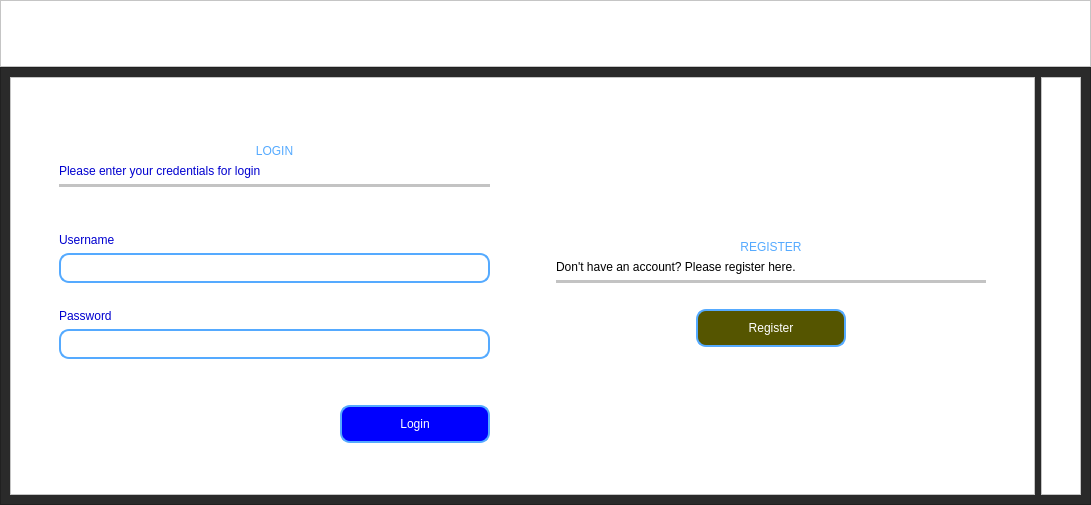
<?xml version="1.0" encoding="UTF-8"?>
<ui version="4.0">
 <class>LoginRegister</class>
 <widget class="QMainWindow" name="LoginRegister">
  <property name="geometry">
   <rect>
    <x>0</x>
    <y>0</y>
    <width>1091</width>
    <height>505</height>
   </rect>
  </property>
  <property name="windowTitle">
   <string>Pacemaker: Device Controller Monitor</string>
  </property>
  <widget class="QWidget" name="centralwidget">
   <layout class="QVBoxLayout" name="verticalLayout">
    <property name="spacing">
     <number>0</number>
    </property>
    <property name="leftMargin">
     <number>0</number>
    </property>
    <property name="topMargin">
     <number>0</number>
    </property>
    <property name="rightMargin">
     <number>0</number>
    </property>
    <property name="bottomMargin">
     <number>0</number>
    </property>
    <item>
     <widget class="QFrame" name="frame">
      <property name="styleSheet">
       <string notr="true">background-color:white
</string>
      </property>
      <property name="frameShape">
       <enum>QFrame::StyledPanel</enum>
      </property>
      <property name="frameShadow">
       <enum>QFrame::Raised</enum>
      </property>
      <layout class="QVBoxLayout" name="verticalLayout_3">
       <item>
        <spacer name="verticalSpacer_3">
         <property name="orientation">
          <enum>Qt::Vertical</enum>
         </property>
         <property name="sizeType">
          <enum>QSizePolicy::Preferred</enum>
         </property>
         <property name="sizeHint" stdset="0">
          <size>
           <width>20</width>
           <height>10</height>
          </size>
         </property>
        </spacer>
       </item>
       <item>
        <widget class="QLabel" name="label">
         <property name="text">
          <string>&lt;html&gt;&lt;head/&gt;&lt;body&gt;&lt;p&gt;&lt;span style=&quot; font-size:28pt; color:#ffffff;&quot;&gt;Device Controller Monitor&lt;/span&gt;&lt;/p&gt;&lt;/body&gt;&lt;/html&gt;</string>
         </property>
         <property name="alignment">
          <set>Qt::AlignCenter</set>
         </property>
        </widget>
       </item>
       <item>
        <spacer name="verticalSpacer_2">
         <property name="orientation">
          <enum>Qt::Vertical</enum>
         </property>
         <property name="sizeType">
          <enum>QSizePolicy::Preferred</enum>
         </property>
         <property name="sizeHint" stdset="0">
          <size>
           <width>20</width>
           <height>10</height>
          </size>
         </property>
        </spacer>
       </item>
      </layout>
     </widget>
    </item>
    <item>
     <widget class="QFrame" name="frame_2">
      <property name="styleSheet">
       <string notr="true">background-color:rgb(42, 42, 42)</string>
      </property>
      <property name="frameShape">
       <enum>QFrame::StyledPanel</enum>
      </property>
      <property name="frameShadow">
       <enum>QFrame::Raised</enum>
      </property>
      <layout class="QHBoxLayout" name="horizontalLayout">
       <item>
        <widget class="QFrame" name="frame_5">
         <property name="styleSheet">
          <string notr="true">background:rgb(255, 255, 255)</string>
         </property>
         <property name="frameShape">
          <enum>QFrame::StyledPanel</enum>
         </property>
         <property name="frameShadow">
          <enum>QFrame::Raised</enum>
         </property>
         <layout class="QVBoxLayout" name="verticalLayout_7">
          <item>
           <spacer name="verticalSpacer_4">
            <property name="orientation">
             <enum>Qt::Vertical</enum>
            </property>
            <property name="sizeType">
             <enum>QSizePolicy::Preferred</enum>
            </property>
            <property name="sizeHint" stdset="0">
             <size>
              <width>20</width>
              <height>18</height>
             </size>
            </property>
           </spacer>
          </item>
          <item>
           <widget class="QFrame" name="frame_6">
            <property name="sizePolicy">
             <sizepolicy hsizetype="Expanding" vsizetype="Expanding">
              <horstretch>0</horstretch>
              <verstretch>0</verstretch>
             </sizepolicy>
            </property>
            <property name="styleSheet">
             <string notr="true">background-color:white;
border-radius:20px;</string>
            </property>
            <property name="frameShape">
             <enum>QFrame::StyledPanel</enum>
            </property>
            <property name="frameShadow">
             <enum>QFrame::Raised</enum>
            </property>
            <layout class="QHBoxLayout" name="horizontalLayout_2">
             <property name="leftMargin">
              <number>30</number>
             </property>
             <property name="topMargin">
              <number>30</number>
             </property>
             <property name="rightMargin">
              <number>30</number>
             </property>
             <property name="bottomMargin">
              <number>30</number>
             </property>
             <item>
              <widget class="QFrame" name="frame_7">
               <property name="sizePolicy">
                <sizepolicy hsizetype="Preferred" vsizetype="Expanding">
                 <horstretch>0</horstretch>
                 <verstretch>0</verstretch>
                </sizepolicy>
               </property>
               <property name="styleSheet">
                <string notr="true">background:transparent;</string>
               </property>
               <property name="frameShape">
                <enum>QFrame::StyledPanel</enum>
               </property>
               <property name="frameShadow">
                <enum>QFrame::Raised</enum>
               </property>
               <layout class="QVBoxLayout" name="verticalLayout_6">
                <item>
                 <widget class="QLabel" name="label_login_register">
                  <property name="styleSheet">
                   <string notr="true">color:rgb(85, 170, 255);
font: 14pt &quot;MS Shell Dlg 2&quot;;</string>
                  </property>
                  <property name="text">
                   <string>LOGIN</string>
                  </property>
                  <property name="alignment">
                   <set>Qt::AlignCenter</set>
                  </property>
                 </widget>
                </item>
                <item>
                 <widget class="QLabel" name="label_login_register_detail">
                  <property name="styleSheet">
                   <string notr="true">color: rgb(0, 0, 207);
font: 10pt &quot;MS Shell Dlg 2&quot;;</string>
                  </property>
                  <property name="text">
                   <string>Please enter your credentials for login</string>
                  </property>
                  <property name="wordWrap">
                   <bool>true</bool>
                  </property>
                 </widget>
                </item>
                <item>
                 <widget class="Line" name="line_3">
                  <property name="styleSheet">
                   <string notr="true">background-color:rgb(195, 195, 195)</string>
                  </property>
                  <property name="orientation">
                   <enum>Qt::Horizontal</enum>
                  </property>
                 </widget>
                </item>
                <item>
                 <spacer name="verticalSpacer_7">
                  <property name="orientation">
                   <enum>Qt::Vertical</enum>
                  </property>
                  <property name="sizeHint" stdset="0">
                   <size>
                    <width>20</width>
                    <height>40</height>
                   </size>
                  </property>
                 </spacer>
                </item>
                <item>
                 <widget class="QLabel" name="label_3">
                  <property name="styleSheet">
                   <string notr="true">color: rgb(0, 0, 207);
font: 12pt &quot;MS Shell Dlg 2&quot;;</string>
                  </property>
                  <property name="text">
                   <string>Username</string>
                  </property>
                 </widget>
                </item>
                <item>
                 <widget class="QLineEdit" name="lineEdit_username">
                  <property name="minimumSize">
                   <size>
                    <width>0</width>
                    <height>30</height>
                   </size>
                  </property>
                  <property name="styleSheet">
                   <string notr="true">border:2px solid #55aaff;
border-radius:10px;
color:white;
font: 10pt &quot;MS Shell Dlg 2&quot;;</string>
                  </property>
                 </widget>
                </item>
                <item>
                 <spacer name="verticalSpacer_10">
                  <property name="orientation">
                   <enum>Qt::Vertical</enum>
                  </property>
                  <property name="sizeType">
                   <enum>QSizePolicy::Fixed</enum>
                  </property>
                  <property name="sizeHint" stdset="0">
                   <size>
                    <width>20</width>
                    <height>20</height>
                   </size>
                  </property>
                 </spacer>
                </item>
                <item>
                 <widget class="QLabel" name="label_6">
                  <property name="styleSheet">
                   <string notr="true">color: rgb(0, 0, 207);
font: 12pt &quot;MS Shell Dlg 2&quot;;</string>
                  </property>
                  <property name="text">
                   <string>Password</string>
                  </property>
                 </widget>
                </item>
                <item>
                 <widget class="QLineEdit" name="lineEdit_password">
                  <property name="minimumSize">
                   <size>
                    <width>0</width>
                    <height>30</height>
                   </size>
                  </property>
                  <property name="styleSheet">
                   <string notr="true">border:2px solid #55aaff;
border-radius:10px;
color:white;
font: 10pt &quot;MS Shell Dlg 2&quot;;</string>
                  </property>
                 </widget>
                </item>
                <item>
                 <spacer name="verticalSpacer_8">
                  <property name="orientation">
                   <enum>Qt::Vertical</enum>
                  </property>
                  <property name="sizeHint" stdset="0">
                   <size>
                    <width>20</width>
                    <height>40</height>
                   </size>
                  </property>
                 </spacer>
                </item>
                <item>
                 <widget class="QFrame" name="frame_10">
                  <property name="frameShape">
                   <enum>QFrame::StyledPanel</enum>
                  </property>
                  <property name="frameShadow">
                   <enum>QFrame::Raised</enum>
                  </property>
                  <layout class="QHBoxLayout" name="horizontalLayout_3">
                   <property name="leftMargin">
                    <number>0</number>
                   </property>
                   <property name="topMargin">
                    <number>0</number>
                   </property>
                   <property name="rightMargin">
                    <number>0</number>
                   </property>
                   <property name="bottomMargin">
                    <number>0</number>
                   </property>
                   <item>
                    <spacer name="horizontalSpacer">
                     <property name="orientation">
                      <enum>Qt::Horizontal</enum>
                     </property>
                     <property name="sizeHint" stdset="0">
                      <size>
                       <width>10</width>
                       <height>20</height>
                      </size>
                     </property>
                    </spacer>
                   </item>
                   <item>
                    <widget class="QPushButton" name="btn_login_register">
                     <property name="minimumSize">
                      <size>
                       <width>150</width>
                       <height>0</height>
                      </size>
                     </property>
                     <property name="styleSheet">
                      <string notr="true">background-color:rgb(0, 0, 255);
padding:10px 20px;
border:2px solid #55aaff;
border-radius:10px;
font: 12pt &quot;MS Shell Dlg 2&quot;;
color:white;</string>
                     </property>
                     <property name="text">
                      <string>Login</string>
                     </property>
                    </widget>
                   </item>
                  </layout>
                 </widget>
                </item>
               </layout>
              </widget>
             </item>
             <item>
              <widget class="QFrame" name="frame_9">
               <property name="styleSheet">
                <string notr="true">background:transparent;</string>
               </property>
               <property name="frameShape">
                <enum>QFrame::StyledPanel</enum>
               </property>
               <property name="frameShadow">
                <enum>QFrame::Raised</enum>
               </property>
               <layout class="QVBoxLayout" name="verticalLayout_4">
                <item>
                 <widget class="Line" name="line_2">
                  <property name="sizePolicy">
                   <sizepolicy hsizetype="Fixed" vsizetype="Expanding">
                    <horstretch>0</horstretch>
                    <verstretch>0</verstretch>
                   </sizepolicy>
                  </property>
                  <property name="styleSheet">
                   <string notr="true">border:1px solid white;
background-color:white;</string>
                  </property>
                  <property name="orientation">
                   <enum>Qt::Vertical</enum>
                  </property>
                 </widget>
                </item>
                <item>
                 <widget class="QLabel" name="label_5">
                  <property name="minimumSize">
                   <size>
                    <width>0</width>
                    <height>10</height>
                   </size>
                  </property>
                  <property name="maximumSize">
                   <size>
                    <width>16777215</width>
                    <height>20</height>
                   </size>
                  </property>
                  <property name="styleSheet">
                   <string notr="true">color:white;</string>
                  </property>
                  <property name="text">
                   <string>OR</string>
                  </property>
                  <property name="alignment">
                   <set>Qt::AlignCenter</set>
                  </property>
                 </widget>
                </item>
                <item>
                 <widget class="Line" name="line">
                  <property name="sizePolicy">
                   <sizepolicy hsizetype="Fixed" vsizetype="Expanding">
                    <horstretch>0</horstretch>
                    <verstretch>0</verstretch>
                   </sizepolicy>
                  </property>
                  <property name="styleSheet">
                   <string notr="true">border:1px solid white;
background-color:white;</string>
                  </property>
                  <property name="orientation">
                   <enum>Qt::Vertical</enum>
                  </property>
                 </widget>
                </item>
               </layout>
              </widget>
             </item>
             <item>
              <widget class="QFrame" name="frame_8">
               <property name="sizePolicy">
                <sizepolicy hsizetype="Preferred" vsizetype="Expanding">
                 <horstretch>0</horstretch>
                 <verstretch>0</verstretch>
                </sizepolicy>
               </property>
               <property name="styleSheet">
                <string notr="true">background:transparent;</string>
               </property>
               <property name="frameShape">
                <enum>QFrame::StyledPanel</enum>
               </property>
               <property name="frameShadow">
                <enum>QFrame::Raised</enum>
               </property>
               <layout class="QVBoxLayout" name="verticalLayout_5">
                <item>
                 <spacer name="verticalSpacer_6">
                  <property name="orientation">
                   <enum>Qt::Vertical</enum>
                  </property>
                  <property name="sizeHint" stdset="0">
                   <size>
                    <width>20</width>
                    <height>40</height>
                   </size>
                  </property>
                 </spacer>
                </item>
                <item>
                 <widget class="QLabel" name="label_register_login">
                  <property name="styleSheet">
                   <string notr="true">color:rgb(85, 170, 255);
font: 14pt &quot;MS Shell Dlg 2&quot;;
</string>
                  </property>
                  <property name="text">
                   <string>REGISTER</string>
                  </property>
                  <property name="alignment">
                   <set>Qt::AlignCenter</set>
                  </property>
                 </widget>
                </item>
                <item>
                 <widget class="QLabel" name="label_register_login_detail">
                  <property name="styleSheet">
                   <string notr="true">color: rgb(0, 0, 0);
font: 10pt &quot;MS Shell Dlg 2&quot;;</string>
                  </property>
                  <property name="text">
                   <string>Don't have an account? Please register here.</string>
                  </property>
                  <property name="wordWrap">
                   <bool>true</bool>
                  </property>
                 </widget>
                </item>
                <item>
                 <widget class="Line" name="line_4">
                  <property name="styleSheet">
                   <string notr="true">background-color:rgb(195, 195, 195)</string>
                  </property>
                  <property name="orientation">
                   <enum>Qt::Horizontal</enum>
                  </property>
                 </widget>
                </item>
                <item>
                 <spacer name="verticalSpacer_11">
                  <property name="orientation">
                   <enum>Qt::Vertical</enum>
                  </property>
                  <property name="sizeType">
                   <enum>QSizePolicy::Preferred</enum>
                  </property>
                  <property name="sizeHint" stdset="0">
                   <size>
                    <width>20</width>
                    <height>20</height>
                   </size>
                  </property>
                 </spacer>
                </item>
                <item>
                 <widget class="QFrame" name="frame_11">
                  <property name="frameShape">
                   <enum>QFrame::StyledPanel</enum>
                  </property>
                  <property name="frameShadow">
                   <enum>QFrame::Raised</enum>
                  </property>
                  <layout class="QHBoxLayout" name="horizontalLayout_4">
                   <property name="leftMargin">
                    <number>0</number>
                   </property>
                   <property name="topMargin">
                    <number>0</number>
                   </property>
                   <property name="rightMargin">
                    <number>0</number>
                   </property>
                   <property name="bottomMargin">
                    <number>0</number>
                   </property>
                   <item>
                    <spacer name="horizontalSpacer_2">
                     <property name="orientation">
                      <enum>Qt::Horizontal</enum>
                     </property>
                     <property name="sizeHint" stdset="0">
                      <size>
                       <width>40</width>
                       <height>20</height>
                      </size>
                     </property>
                    </spacer>
                   </item>
                   <item>
                    <widget class="QPushButton" name="btn_register_login">
                     <property name="minimumSize">
                      <size>
                       <width>150</width>
                       <height>0</height>
                      </size>
                     </property>
                     <property name="styleSheet">
                      <string notr="true">background-color:rgb(85, 85, 0);
padding:10px 20px;
border:2px solid #55aaff;
border-radius:10px;
font: 12pt &quot;MS Shell Dlg 2&quot;;
color:white;</string>
                     </property>
                     <property name="text">
                      <string>Register</string>
                     </property>
                    </widget>
                   </item>
                   <item>
                    <spacer name="horizontalSpacer_3">
                     <property name="orientation">
                      <enum>Qt::Horizontal</enum>
                     </property>
                     <property name="sizeHint" stdset="0">
                      <size>
                       <width>40</width>
                       <height>20</height>
                      </size>
                     </property>
                    </spacer>
                   </item>
                  </layout>
                 </widget>
                </item>
                <item>
                 <spacer name="verticalSpacer_9">
                  <property name="orientation">
                   <enum>Qt::Vertical</enum>
                  </property>
                  <property name="sizeHint" stdset="0">
                   <size>
                    <width>20</width>
                    <height>40</height>
                   </size>
                  </property>
                 </spacer>
                </item>
               </layout>
              </widget>
             </item>
            </layout>
           </widget>
          </item>
          <item>
           <spacer name="verticalSpacer_5">
            <property name="orientation">
             <enum>Qt::Vertical</enum>
            </property>
            <property name="sizeType">
             <enum>QSizePolicy::Preferred</enum>
            </property>
            <property name="sizeHint" stdset="0">
             <size>
              <width>20</width>
              <height>3</height>
             </size>
            </property>
           </spacer>
          </item>
         </layout>
        </widget>
       </item>
       <item>
        <widget class="QFrame" name="frame_4">
         <property name="maximumSize">
          <size>
           <width>200</width>
           <height>16777215</height>
          </size>
         </property>
         <property name="styleSheet">
          <string notr="true">background:white</string>
         </property>
         <property name="frameShape">
          <enum>QFrame::StyledPanel</enum>
         </property>
         <property name="frameShadow">
          <enum>QFrame::Raised</enum>
         </property>
         <layout class="QVBoxLayout" name="verticalLayout_2">
          <item>
           <spacer name="verticalSpacer">
            <property name="orientation">
             <enum>Qt::Vertical</enum>
            </property>
            <property name="sizeHint" stdset="0">
             <size>
              <width>20</width>
              <height>279</height>
             </size>
            </property>
           </spacer>
          </item>
         </layout>
        </widget>
       </item>
      </layout>
     </widget>
    </item>
   </layout>
  </widget>
 </widget>
 <resources/>
 <connections/>
</ui>
